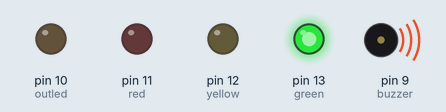
Recording of a sketch running on a simulated Arduino Uno, built with avr-gcc and run on an emulated ATmega328P. On the bench: output pins drawn as LEDs (lit = HIGH), buzzer (waves = sounding).

Above: at 0.3 s.
At 8.3 s:
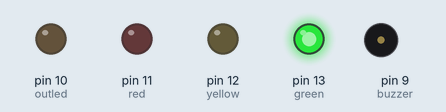
At 26.0 s:
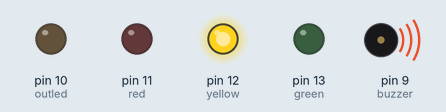
At 27.66 s:
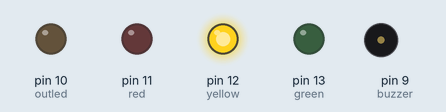
At 32.25 s:
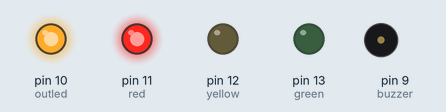
At 43.0 s:
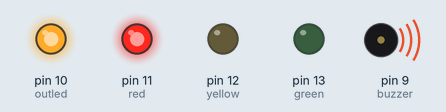
Timing chart, 0 to 50.3 s (numbered marks = the images above):
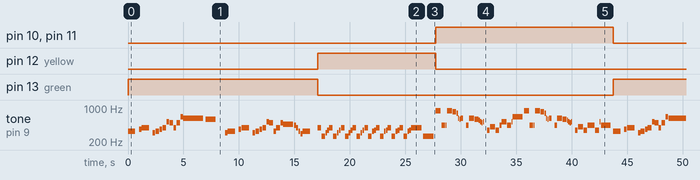

Measured:
- by itself, pin 10 (outled), pin 11 (red): alternates HIGH for 16.0 s and LOW for 27.8 s
- by itself, pin 12 (yellow): alternates HIGH for 10.7 s and LOW for 33.1 s
- by itself, pin 13 (green): alternates HIGH for 17.1 s and LOW for 26.6 s
- by itself, tone on pin 9 (buzzer): plays 330 Hz for 0.68 s, 370 Hz for 0.23 s, 392 Hz for 0.68 s, 311 Hz for 0.23 s, 330 Hz for 0.34 s, 370 Hz for 0.23 s … (343 notes in this stretch)

The sketch:

main.ino
```cpp
#include "melody.h"

int buzzer = 9;
int green = 13;
int yellow = 12;
int red = 11;
int outled = 10;

void setup() {
  pinMode(green, OUTPUT);

  pinMode(yellow, OUTPUT);

  pinMode(red, OUTPUT);

  pinMode(outled, OUTPUT);
}

void green1(void) {
  int tempogreen = 120;

  int melodygreen[] = {

    NOTE_E4, -4, REST, 8, NOTE_FS4, 8, NOTE_G4, -4, REST, 8, NOTE_DS4, 8,
    NOTE_E4, -8, NOTE_FS4, 8,  NOTE_G4, -8, NOTE_C5, 8, NOTE_B4, -8, NOTE_G4, 8, NOTE_B4, -8, NOTE_E5, 8,
    NOTE_DS5, 1,
    NOTE_D5, 2, REST, 4, REST, 8, NOTE_DS4, 8,
    NOTE_E4, -4, REST, 8, NOTE_FS4, 8, NOTE_G4, -4, REST, 8, NOTE_DS4, 8,
    NOTE_E4, -8, NOTE_FS4, 8,  NOTE_G4, -8, NOTE_C5, 8, NOTE_B4, -8, NOTE_E4, 8, NOTE_G4, -8, NOTE_B4, 8,

    NOTE_AS4, 2, NOTE_A4, -16, NOTE_G4, -16, NOTE_E4, -16, NOTE_D4, -16,
    NOTE_E4, -4, REST, 4,
  };
  int notes = sizeof(melodygreen) / sizeof(melodygreen[0]) / 2;
  int wholenote = (60000 * 4) / tempogreen;

  int divider = 0, noteDuration = 0;
  for (int thisNote = 0; thisNote < notes * 2; thisNote = thisNote + 2) {

    divider = melodygreen[thisNote + 1];
    if (divider > 0) {
      // regular note, just proceed
      noteDuration = (wholenote) / divider;
    } else if (divider < 0) {
      // dotted notes are represented with negative durations!!
      noteDuration = (wholenote) / abs(divider);
      noteDuration *= 1.5; // increases the duration in half for dotted notes
    }

    // we only play the note for 90% of the duration, leaving 10% as a pause
    tone(buzzer, melodygreen[thisNote], noteDuration * 0.9);

    // Wait for the specief duration before playing the next note.
    delay(noteDuration);

    // stop the waveform generation before the next note.
    noTone(buzzer);
  }
}

void yellow1(void) {
  int tempoyellow = 85;
  int melodyyellow[] = {
    NOTE_G4, 8, NOTE_C4, 8, NOTE_DS4, 16, NOTE_F4, 16, NOTE_G4, 8, NOTE_C4, 8, NOTE_DS4, 16, NOTE_F4, 16, //1
    NOTE_G4, 8, NOTE_C4, 8, NOTE_DS4, 16, NOTE_F4, 16, NOTE_G4, 8, NOTE_C4, 8, NOTE_DS4, 16, NOTE_F4, 16,
    NOTE_G4, 8, NOTE_C4, 8, NOTE_E4, 16, NOTE_F4, 16, NOTE_G4, 8, NOTE_C4, 8, NOTE_E4, 16, NOTE_F4, 16,
    NOTE_G4, 8, NOTE_C4, 8, NOTE_E4, 16, NOTE_F4, 16, NOTE_G4, 8, NOTE_C4, 8, NOTE_E4, 16, NOTE_F4, 16,
    NOTE_G4, -4, NOTE_C4, -4, //5
  };
  int notes = sizeof(melodyyellow) / sizeof(melodyyellow[0]) / 2;
  int wholenote = (60000 * 4) / tempoyellow;

  int divider = 0, noteDuration = 0;
  for (int thisNote = 0; thisNote < notes * 2; thisNote = thisNote + 2) {

    divider = melodyyellow[thisNote + 1];
    if (divider > 0) {
      // regular note, just proceed
      noteDuration = (wholenote) / divider;
    } else if (divider < 0) {
      // dotted notes are represented with negative durations!!
      noteDuration = (wholenote) / abs(divider);
      noteDuration *= 1.5; // increases the duration in half for dotted notes
    }

    // we only play the note for 90% of the duration, leaving 10% as a pause
    tone(buzzer, melodyyellow[thisNote], noteDuration * 0.9);

    // Wait for the specief duration before playing the next note.
    delay(noteDuration);

    // stop the waveform generation before the next note.
    noTone(buzzer);
  }
}

void red1(void) {
  int tempored = 120;
  int melodyred[] = {

    NOTE_A5, 4, NOTE_A4, -8, NOTE_A4, 16, NOTE_A5, 4, NOTE_GS5, -8, NOTE_G5, 16, //7
    NOTE_DS5, 16, NOTE_D5, 16, NOTE_DS5, 8, REST, 8, NOTE_A4, 8, NOTE_DS5, 4, NOTE_D5, -8, NOTE_CS5, 16,

    NOTE_C5, 16, NOTE_B4, 16, NOTE_C5, 16, REST, 8, NOTE_F4, 8, NOTE_GS4, 4, NOTE_F4, -8, NOTE_A4, -16, //9
    NOTE_C5, 4, NOTE_A4, -8, NOTE_C5, 16, NOTE_E5, 2,

    NOTE_A5, 4, NOTE_A4, -8, NOTE_A4, 16, NOTE_A5, 4, NOTE_GS5, -8, NOTE_G5, 16, //7
    NOTE_DS5, 16, NOTE_D5, 16, NOTE_DS5, 8, REST, 8, NOTE_A4, 8, NOTE_DS5, 4, NOTE_D5, -8, NOTE_CS5, 16,

    NOTE_C5, 16, NOTE_B4, 16, NOTE_C5, 16, REST, 8, NOTE_F4, 8, NOTE_GS4, 4, NOTE_F4, -8, NOTE_A4, -16, //9
    NOTE_A4, 4, NOTE_F4, -8, NOTE_C5, 16, NOTE_A4, 2,

  };
  int notes = sizeof(melodyred) / sizeof(melodyred[0]) / 2;
  int wholenote = (60000 * 4) / tempored;

  int divider = 0, noteDuration = 0;
  for (int thisNote = 0; thisNote < notes * 2; thisNote = thisNote + 2) {

    divider = melodyred[thisNote + 1];
    if (divider > 0) {
      // regular note, just proceed
      noteDuration = (wholenote) / divider;
    } else if (divider < 0) {
      // dotted notes are represented with negative durations!!
      noteDuration = (wholenote) / abs(divider);
      noteDuration *= 1.5; // increases the duration in half for dotted notes
    }

    // we only play the note for 90% of the duration, leaving 10% as a pause
    tone(buzzer, melodyred[thisNote], noteDuration * 0.9);

    // Wait for the specief duration before playing the next note.
    delay(noteDuration);

    // stop the waveform generation before the next note.
    noTone(buzzer);
  }
}


void loop() {


  digitalWrite(green, HIGH);
  digitalWrite(yellow, LOW);
  digitalWrite(red, LOW);
  digitalWrite(outled, LOW);
  green1();
  delay(100);


  digitalWrite(green, LOW);
  digitalWrite(yellow, HIGH);
  digitalWrite(red, LOW);
  digitalWrite(outled, LOW);
  yellow1();
  delay(100);


  digitalWrite(green, LOW);
  digitalWrite(yellow, LOW);
  digitalWrite(red, HIGH);
  digitalWrite(outled, HIGH);
  red1();
  delay(100);
}
```

melody.h
```cpp
#define NOTE_B0  31
#define NOTE_C1  33
#define NOTE_CS1 35
#define NOTE_D1  37
#define NOTE_DS1 39
#define NOTE_E1  41
#define NOTE_F1  44
#define NOTE_FS1 46
#define NOTE_G1  49
#define NOTE_GS1 52
#define NOTE_A1  55
#define NOTE_AS1 58
#define NOTE_B1  62
#define NOTE_C2  65
#define NOTE_CS2 69
#define NOTE_D2  73
#define NOTE_DS2 78
#define NOTE_E2  82
#define NOTE_A2  110
#define NOTE_AS2 117
#define NOTE_B2  123
#define NOTE_C3  131
#define NOTE_CS3 139
#define NOTE_FS2 93
#define NOTE_G2  98
#define NOTE_GS2 104
#define NOTE_F2  87
#define NOTE_D3  147
#define NOTE_DS3 156
#define NOTE_E3  165
#define NOTE_F3  175
#define NOTE_FS3 185
#define NOTE_G3  196
#define NOTE_GS3 208
#define NOTE_A3  220
#define NOTE_AS3 233
#define NOTE_B3  247
#define NOTE_C4  262
#define NOTE_CS4 277
#define NOTE_D4  294
#define NOTE_DS4 311
#define NOTE_E4  330
#define NOTE_F4  349
#define NOTE_FS4 370
#define NOTE_G4  392
#define NOTE_GS4 415
#define NOTE_A4  440
#define NOTE_AS4 466
#define NOTE_B4  494
#define NOTE_C5  523
#define NOTE_CS5 554
#define NOTE_D5  587
#define NOTE_DS5 622
#define NOTE_E5  659
#define NOTE_F5  698
#define NOTE_FS5 740
#define NOTE_G5  784
#define NOTE_GS5 831
#define NOTE_A5  880
#define NOTE_AS5 932
#define NOTE_B5  988
#define NOTE_C6  1047
#define NOTE_CS6 1109
#define NOTE_D6  1175
#define NOTE_DS6 1245
#define NOTE_E6  1319
#define NOTE_F6  1397
#define NOTE_FS6 1480
#define NOTE_G6  1568
#define NOTE_GS6 1661
#define NOTE_A6  1760
#define NOTE_AS6 1865
#define NOTE_B6  1976
#define NOTE_C7  2093
#define NOTE_CS7 2217
#define NOTE_D7  2349
#define NOTE_DS7 2489
#define NOTE_E7  2637
#define NOTE_F7  2794
#define NOTE_FS7 2960
#define NOTE_G7  3136
#define NOTE_GS7 3322
#define NOTE_A7  3520
#define NOTE_AS7 3729
#define NOTE_B7  3951
#define NOTE_C8  4186
#define NOTE_CS8 4435
#define NOTE_D8  4699
#define NOTE_DS8 4978
#define REST      0
```
